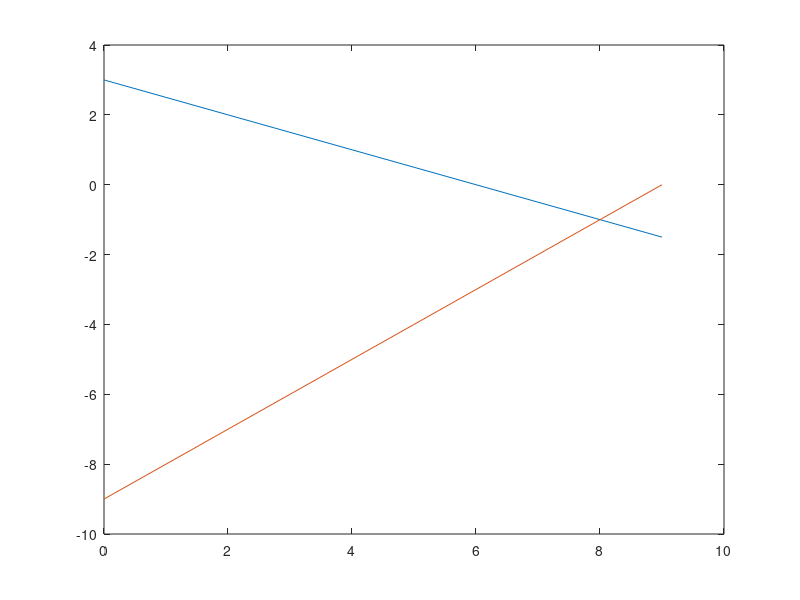

This figure's MATLAB source: (Note: this script raises an error after producing the figure.)
clc;
clear all;
close all;

% minimize Z = 3x1 - 5x2
% x1 + x2 <= 6
% 2*x1 - x2 <= 9
% x1 >= 0, x2 >= 0

% phase 1 => input parameters
C = [3, -5];
A = [1 2; 1 -1];
B = [6 ; 9]  % ensure this is always a column matrix

z = @(x1, x2) 3*x1 - 5*x2;
c1 = @(x1,x2) x1 + x2 - 6;
c2 = @(x1,x2) 2*x1 - x2 - 9;

[m,n] = size(A);


% phase 2 => plotting constraints
x1 = 0:max(B(B>0)./A(B>0,1))

for i= 1:m
	x2 = (B(i) - A(i,1)*x1)/A(i,2);
	plot(x1, x2);
	hold on;
	
end

% phase 3 => find intersection and corner points

A = [A; eye(2)];
B = [B; 0; 0];
m = size(A,1)
pt = []
for i=1:m
	for j=i+1:m
		aa = [A(i, :) ; A(j, :)];
		bb = [B(i, :) ; B(j, :)];
		d = det(aa)
		
		if(d ~= 0)
			X = aa\bb;
			if(X>0)
				pt = [pt X];
			end
		end
	end
end


% phase 4 => find feasible points
FP = []
Z = []

for i = 1:size(pt,2)
	PT1 = pt(1, i);
	PT2 = pt(2, i);
	
	if(c1(PT1,PT2)<=0 && c2(PT1,PT2)<=0)
		FP = [FP pt(:,i)]
		plot(PT1,PT2, 'r*', 'MarkerSize', 10)
		cost = z(PT1,PT2)
		Z = [Z cost]	
	end
end

% phase 5 => find optimal solution
[optimal_val, idx] = max(Z)
optimal_sol = FP(:,idx)

printf('the optimal solution is: %.2f\n', optimal_val)
printf('the optimal points are x1: %.2f and x2: %.2f\n', optimal_sol(1), optimal_sol(2))
